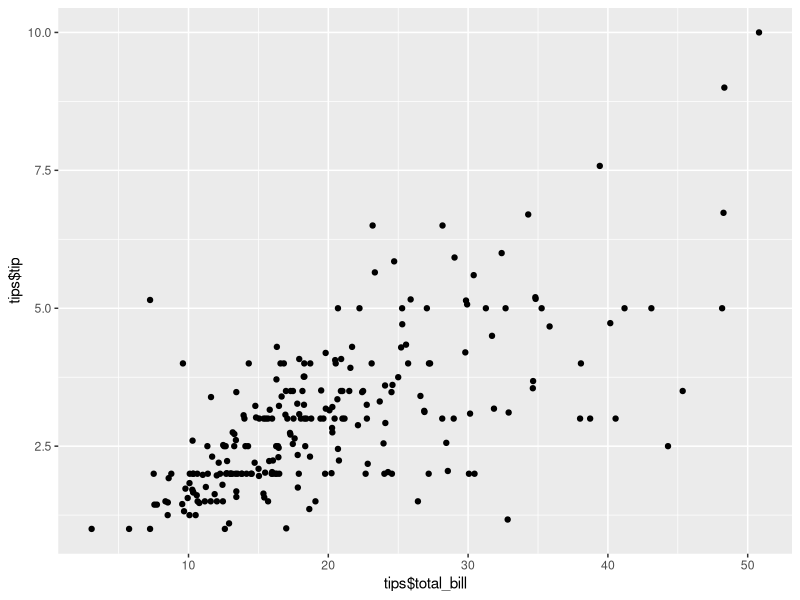
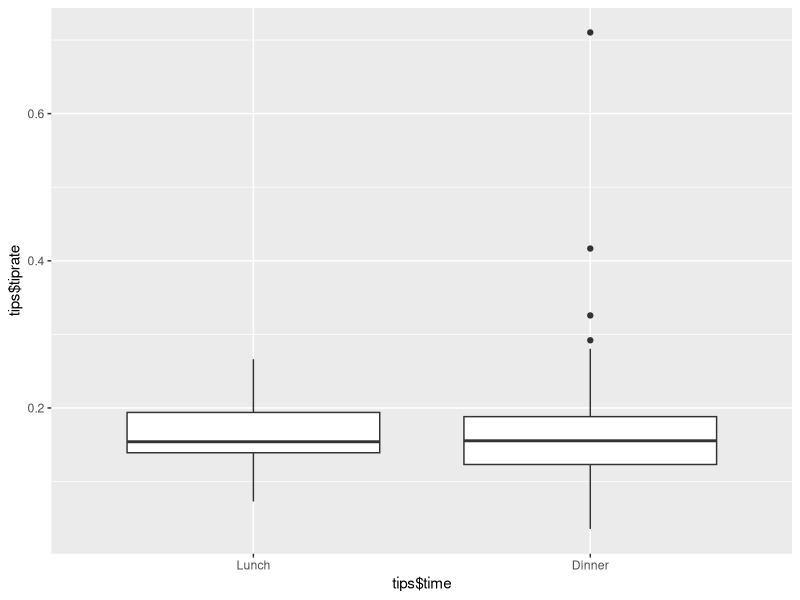
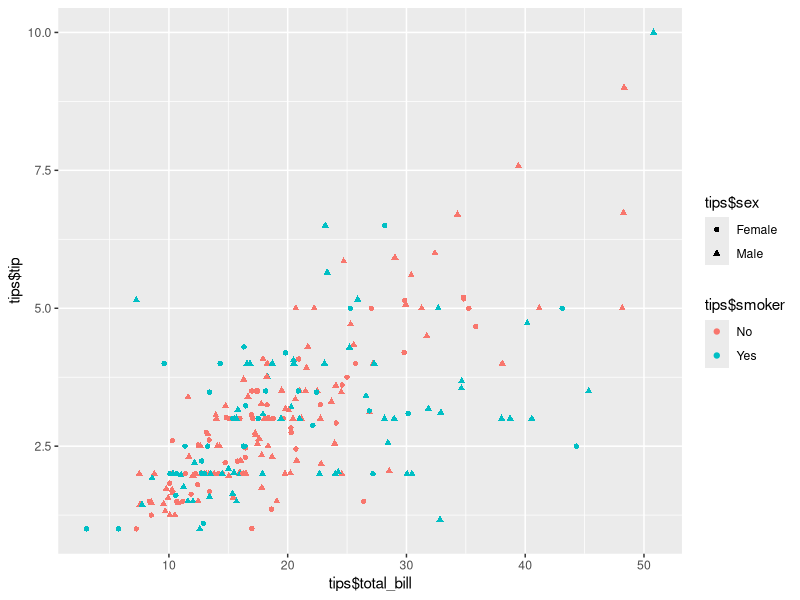
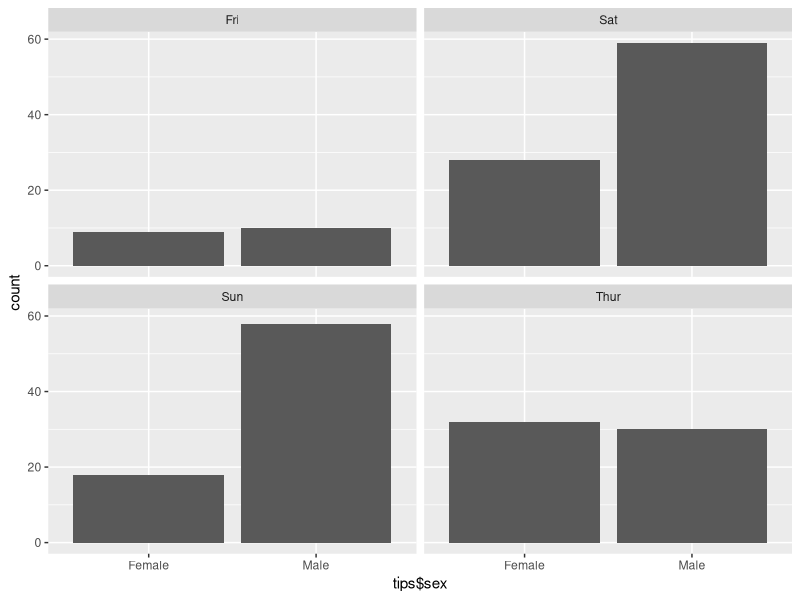

Generate these figures, in order, with R:
## ---- chunk 1
knitr::opts_chunk$set(echo = TRUE)
## ---- chunk 2
data(tips, package="reshape2")
View(tips)
## ---- chunk 3
str(tips)
numParty = 244
## ---- chunk 4
str(tips)
## ---- chunk 5
day <- factor(tips$day, level=c('Thur', 'Fri', 'Sat', 'Sun'))
levels(day)
day
## ---- chunk 6
female5 <- tips[tips$sex == 'Female' & tips$size >= 5, ]
female5
## ---- chunk 7
library(ggplot2)
ggplot(tips, aes(x=tips$total_bill, y=tips$tip)) + geom_point()
## ---- chunk 8
tips$tiprate <- tips$tip / tips$total_bill
mean(tips$tiprate)
## ---- chunk 9
tips$time = factor(tips$time, levels = c('Lunch', 'Dinner'))
ggplot(tips, aes(x=tips$time, y=tips$tiprate)) + geom_boxplot()
## ---- chunk 10
ggplot(tips, aes(x = tips$total_bill, y = tips$tip, color = tips$smoker, shape = tips$sex)) + geom_point()
## ---- chunk 11
ggplot(tips, aes(x=tips$sex)) + geom_bar() + facet_wrap(~tips$day)
